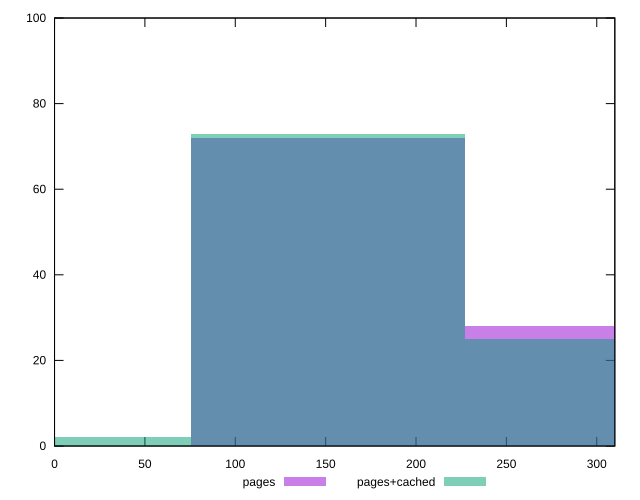

Reproduce this figure in gnuplot.
reset

$pages <<EOF
151.3975268473624 72
302.7950536947248 28
EOF

$pagesCached <<EOF
0 2
151.3975268473624 73
302.7950536947248 25
EOF

set key outside below
set boxwidth 151.3975268473624
set xrange [0:310]
set yrange [0:100]
set trange [0:100]
set style fill transparent solid 0.5 noborder
set terminal svg size 640, 500 enhanced background rgb 'white'
set output "report_00019_2021-02-10T18-14-37.922Z//offscreen-images/comparison/histogram/0_vs_1.svg"

plot $pages title "pages" with boxes, \
     $pagesCached title "pages+cached" with boxes

reset
